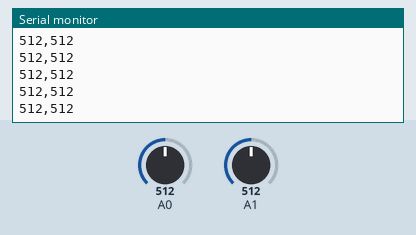
Bench run of a sketch on a simulated Arduino Uno, built with avr-gcc and run on an emulated ATmega328P. On the bench: the last lines printed to the serial monitor. The inputs (shaded band) are chosen by the test bench; at power-on: A0 = 512, A1 = 512.

Above: at 1.2 s.
1.3 s: A0 set to 988
At 2.2 s:
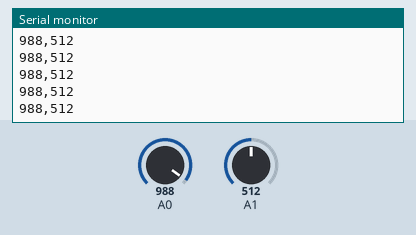
2.8 s: A0 set to 1010
At 3.4 s:
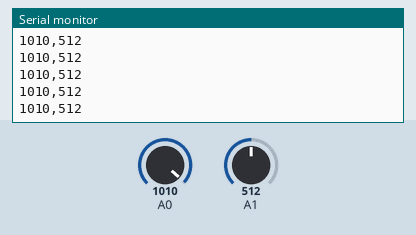
Timing chart, 0 to 5.8 s (numbered marks = the images above; inputs shaded):
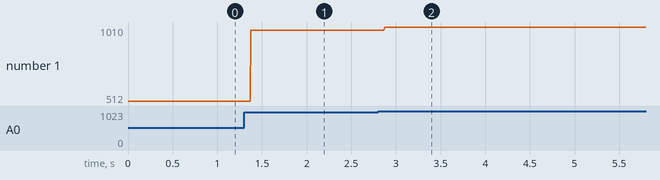

Measured:
- after the input at 1.3 s, the serial monitor: prints a new line after 0.08 s (image 1)
- after the input at 2.8 s, the serial monitor: prints a new line after 0.07 s (image 2)
- plotted number 1: 512 → 988 after the input at 1.3 s, 988 → 1010 after the input at 2.8 s

The sketch:

STOP2_stock_signal.ino
```cpp
void setup() {
  Serial.begin(9600); //инициализируем Serial (скорость - 9600 бод)
}

void loop() {
  Serial.print(analogRead(A0)); //выводим в плоттер необработанный сигнал с первого датчика (левая рука)
  Serial.print(','); //запятая для одновременного вывода нескольких графиков в плоттер
  Serial.println(analogRead(A1)); //выводим в плоттер необработанный сигнал со второго датчика (правая рука)
}
```
